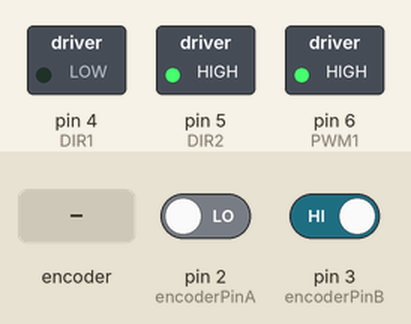
Simulated run of this sketch. Board: Arduino Uno, built with avr-gcc and run on an emulated ATmega328P. Shown: switched loads named in the sketch (green lamp = pin HIGH). Inputs (shaded band) come from the test bench; at power-on: pin 2 (encoderPinA) LOW, pin 3 (encoderPinB) HIGH. What the sketch prints to the serial monitor is not drawn.

Above: at 1.2 s.
1.3 s: rotary encoder on pin 2 (encoderPinA) / pin 3 (encoderPinB) turned 2 steps (second pin leading)
Timing chart, 0 to 4.3 s (numbered marks = the images above; inputs shaded):
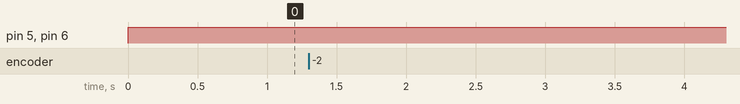

Measured:
- after the input at 1.3 s, every drawn part: stays the same

The sketch:

encoder_test.ino
```cpp
#define DIR1 4
#define DIR2 5
#define PWM1 6

#define encoderPinA 2
#define encoderPinB 3


volatile long encoderCount = 0;

long previousTime = 0;
float ePrevious = 0;
float eIntegral = 0;

void setup() {
  Serial.begin(9600);

  pinMode(DIR1, OUTPUT);
  pinMode(DIR2, OUTPUT);
  pinMode(PWM1, OUTPUT);
  pinMode(encoderPinA, INPUT);
  pinMode(encoderPinB, INPUT);

  attachInterrupt(digitalPinToInterrupt(encoderPinA), handleEncoder, RISING);

}

void loop() {
  int target = 1000;

  float kp = 10.0;
  float kd = 0.0;
  float ki = 0.0;
  float u = pidController(target, kp, kd, ki);

  moveMotor(DIR1, DIR2, PWM1, u);

  Serial.print(target);
  Serial.print(", ");
  Serial.println(encoderCount);
}


void handleEncoder(){
  if (digitalRead(encoderPinA) > digitalRead(encoderPinB)){
    encoderCount++;
  }
  else{
    encoderCount--;
  }
}


void moveMotor(int dirPin1,int dirPin2, int pwmPin, float u){

  float speed = fabs(u);
  if (speed > 255){
    speed = 255;
  }

  int direction1 = 1;
  int direction2 = 0;
  if (u < 0){
    direction1 = 0;
    direction2 = 1;
  }

  digitalWrite(dirPin1, direction1);
  digitalWrite(dirPin2, direction2);
  analogWrite(pwmPin, speed);
}


float pidController(int target, float kp, float kd, float ki) {

  long currentTime = micros();
  float deltaT = ((float)(currentTime - previousTime))/ 1000000;

  int e = encoderCount - target;
  float eDerivative = (e - ePrevious ) / deltaT;
  eIntegral = eIntegral + e * deltaT;

  float u = (kp * e) + (kd * eDerivative) + (ki * eIntegral);

  previousTime = currentTime;
  ePrevious = e;

  return u;
}
```
